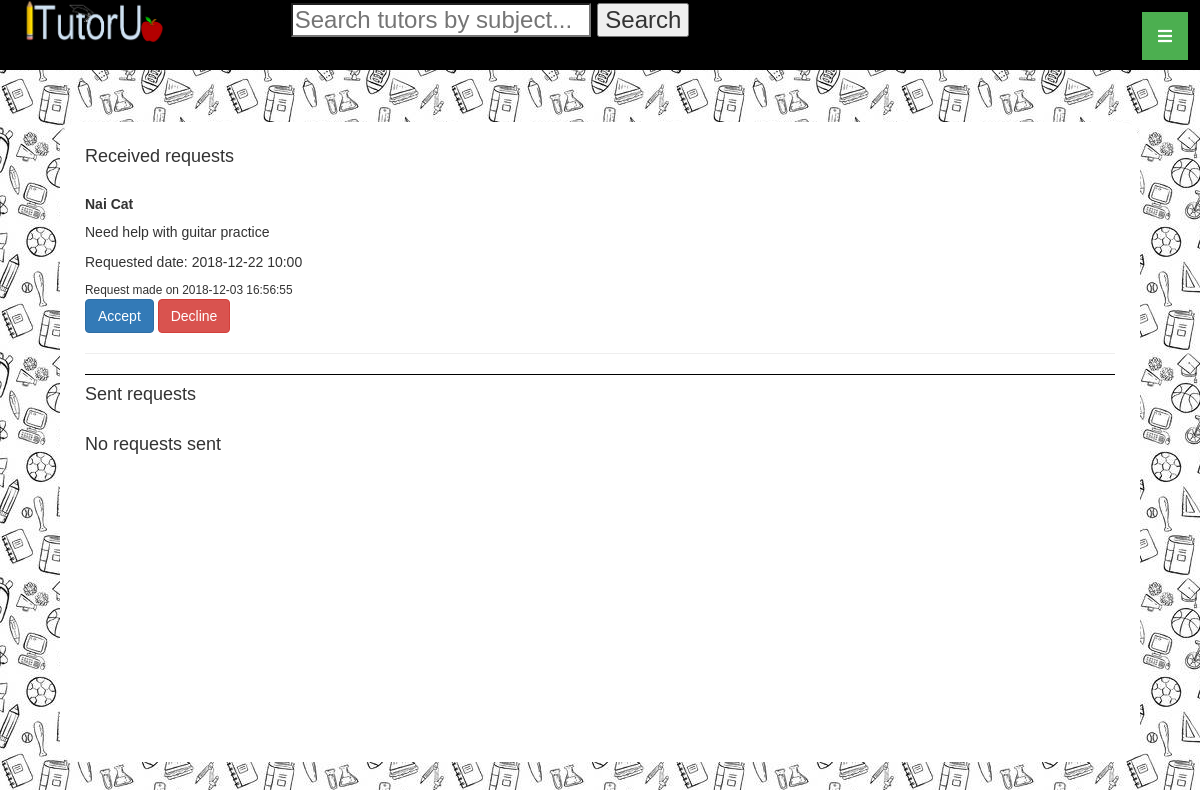
/Request/index (signed in), run on the app's committed database.
### tables this page shows
CREATE TABLE `request` (
  `requestId` int(11) NOT NULL,
  `tutorId` int(11) NOT NULL,
  `userId` int(11) NOT NULL,
  `timestamp` timestamp NULL DEFAULT CURRENT_TIMESTAMP ON UPDATE CURRENT_TIMESTAMP,
  `details` varchar(500) DEFAULT NULL,
  `request_date` date DEFAULT NULL,
  `request_time` varchar(6) DEFAULT NULL,
  `status` varchar(10) NOT NULL DEFAULT 'pending'
);

CREATE TABLE `profile` (
  `userId` int(11) NOT NULL,
  `firstName` varchar(30) NOT NULL,
  `lastName` varchar(30) NOT NULL,
  `profileImagePath` varchar(1024) DEFAULT 'profile_default.jpg',
  `schoolId` int(11) NOT NULL,
  `programId` int(11) NOT NULL
);

### app/core/App.php (called while the page is built, shortened)
<?php
class App {
	protected $method = 'index';
	public function __construct() {
		$url = $this->parseUrl();
		if(file_exists('app/controllers/' . $url[0] . 'Controller.php')){
			unset($url[0]);
		}
		$this->controller = new $this->controller();
		if(isset($url[1])) {
			if(method_exists($this->controller, $url[1]) ){
				$this->method = $url[1];
			}
			unset($url[1]);
		}
		$this->params = $url ? array_values($url):[];
		call_user_func_array([$this->controller, $this->method], $this->params);
	}
	public function parseUrl() {
		if(isset($_GET['url'])){
			return $url = explode('/', filter_var(rtrim($_GET['url'], '/')), FILTER_SANITIZE_URL);
		}
	}
}
?>

### index.php (called while the page is built, shortened)
<?php
	$app = new App();
?>

### app/core/Model.php (called while the page is built, shortened)
<?php
class Model extends ModelCaller
{
	public function __construct() {
		$server = 'localhost';
		$DBName = 'itutorudb';
		$user = 'root';
		$pass = '';
	}
}
?>

### app/core/ModelCaller.php (called while the page is built, shortened)
<?php
class ModelCaller {
	public static function model($model) {
		if(file_exists('app/models/' . $model . '.php')) {
			return new $model();
		}
		else return null;
	}
}
?>

### app/models/User.php (called while the page is built, shortened)
<?php
class User extends Model
{
	public function isTutor() {
		$tutor = $this->model('Tutor');
		$current_tutor = $tutor->getTutorById($_SESSION['userId']);
		return $current_tutor != NULL;
	}
}
?>

### app/models/Tutor.php (called while the page is built, shortened)
<?php
class Tutor extends Model
{
	public function getTutorById($userId){
		$sql = "SELECT t.userId, p.firstName, p.lastName, p.profileImagePath, t.description, t.pay, t.timesTutored, t.rating FROM Tutor t, Profile p
		WHERE t.userId = p.userId AND t.userId=:userId";
        $stmt = self::$_connection->prepare($sql);
        $stmt->execute(['userId'=>$userId]);
        $stmt->setFetchMode(PDO::FETCH_CLASS, "Tutor");
		return $stmt->fetch();
	}
}
?>

### app/models/Request.php (called while the page is built, shortened)
<?php
class Request extends Model
{
	var $tutorId;
	public function getReceivedRequests() {
		$sql = "SELECT * FROM request, profile WHERE request.userId = profile.userId
				AND tutorId = :tutorId AND status = 'pending'";
		$stmt = self::$_connection->prepare($sql);
		$stmt->execute(['tutorId'=>$this->tutorId]);
		$stmt->setFetchMode(PDO::FETCH_CLASS, 'Request');
		return $stmt->fetchAll();
	}
}
?>

### app/views/Request/index.php (the view, shortened to what this page needs)
<html>
	<head>
		<?php include_once('app/views/Default/stylesheet_links.php') ?>
	</head>
	<body>
		<?php include_once('app/views/Default/header.php') ?>
			<div class="content_block">
				<?php $user = $this->model('User');
				if($user->isTutor()){ ?>
					<h4 style="display:inline">Received requests</h4>
					<br/><br/>
					<?php $received_requests = $data['received_requests'] ?>
					<div class="" style="border-bottom: solid 1px black; margin-bottom: 10px">
						<?php
							foreach($received_requests as $request){
								print("
									<div class='card'>
									  <h5 class=''><b>$request->firstName $request->lastName</b></h5>
									  <div class='card-body'>
									    <p class='card-text'>$request->details</p>
									    <p class='card-text'>Requested date: $request->request_date $request->request_time</p>
									    <small>Request made on $request->timestamp</small><br/>
									    <a href='/Request/accept/$request->requestId' class='btn btn-primary'>Accept</a>
									    <a href='' class='btn btn-danger'>Decline</a>
									  </div>
									</div><hr/>");
								}
						?>
					</div>
				<?php }?>
				<h4 style="display:inline">Sent requests</h4>
				<br/><br/>
				<?php $sent_requests = $data['sent_requests'] ?>
				<div class="">
					<?php
						if(count($sent_requests) == 0){
							print("<h4>No requests sent</h4>");
						}
					?>
				</div>
			</div>
	</body>
</html>

### css/default_styles.css (style rules this page uses)
body { padding: 0px; margin: 0px; position: relative; background-image: url("../images/default.jpg"); font-family: 'Arial', sans-serif; }
.content_block { overflow: auto; position: relative; padding: 25px; background-color: white; border-radius: 20px; width: 90%; margin: 5%; top: -1%; min-height: 80%; }

### data on the page
request: profile.firstName "Nai", profile.lastName "Cat", details "Need help with guitar practice", request_date "2018-12-22", request_time "10:00", timestamp "2018-12-03 16:56:55"
